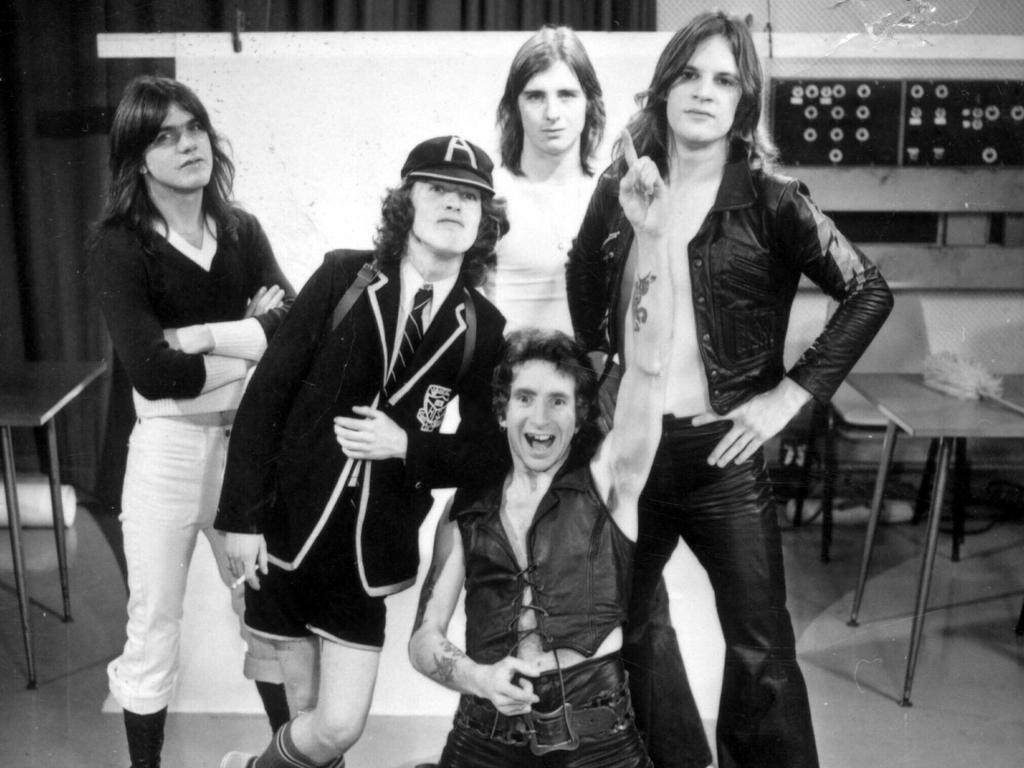
#> input picture images/acdc.jpg, 1024 x 768 px
$ python main.py
#> lines starting #> are read from the running program, lines starting #| are printed output that depends on the picture; after the words box and inside, x2 and y2 are one past the last pixel; in counts of white or black regions, pixels touching at a corner belong together
import cv2

# Load the haarcascade classifier for frontal faces
faceCascade = cv2.CascadeClassifier('haarcascade_frontalface_default.xml')

# Load the image
image = cv2.imread('images/acdc.jpg')
#> image is the input picture: shape (768, 1024, 3); min 0, max 255, mean 106

# Convert the image to grayscale
gray = cv2.cvtColor(image, cv2.COLOR_BGR2GRAY)

# Detect faces in the image
faces = faceCascade.detectMultiScale(
    gray,
    scaleFactor=1.1,
    minNeighbors=5,
    minSize=(30, 30),
    flags=cv2.CASCADE_SCALE_IMAGE,
)
#> faces = [[510, 65, 84, 84], [506, 414, 70, 70], [658, 43, 93, 93], [147, 104, 75, 75], [492, 361, 99, 99]]

# Get a count of the faces detected
print("Found {0} faces!".format(len(faces)))
#| Found 5 faces!

# Draw a rectangle around each detected face
for (x, y, w, h) in faces:
    cv2.rectangle(image, (x, y), (x + w, y + h), (0, 255, 0), 2)
#> this loop made 5 passes
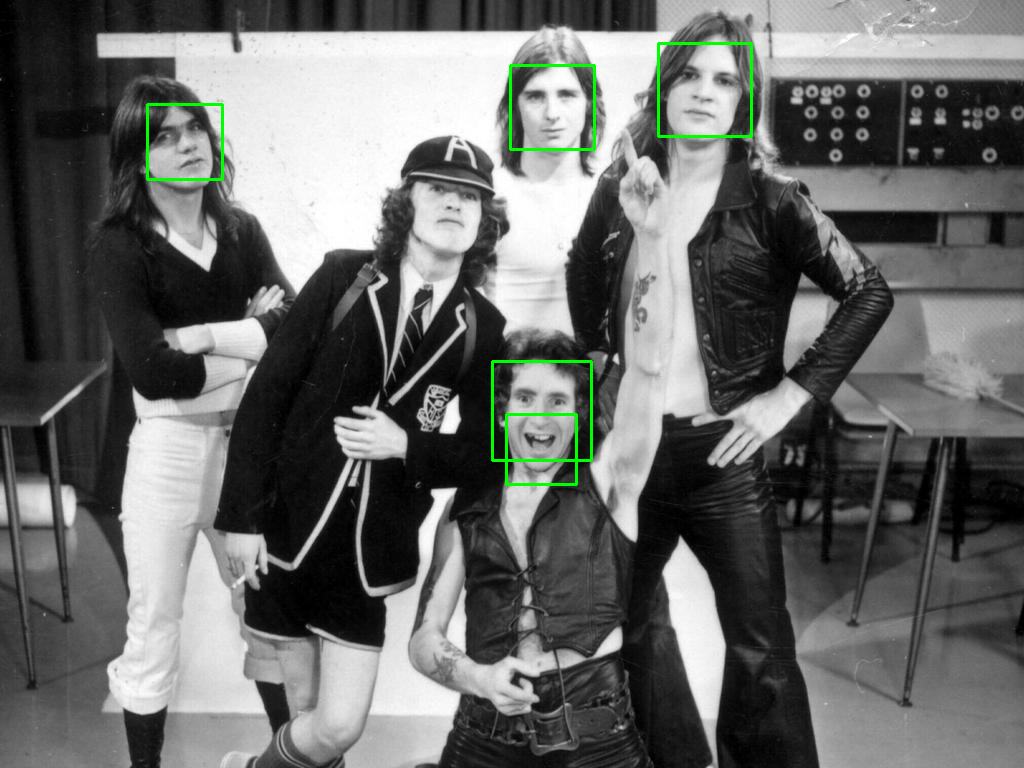
#> image: shape (768, 1024, 3); 0.64% of pixels changed, all inside (x1, y1, x2, y2) = (146, 42, 753, 486)

# Display the resulting image
cv2.imshow('Facial Recognition', image)
cv2.waitKey(0)
cv2.destroyAllWindows()
